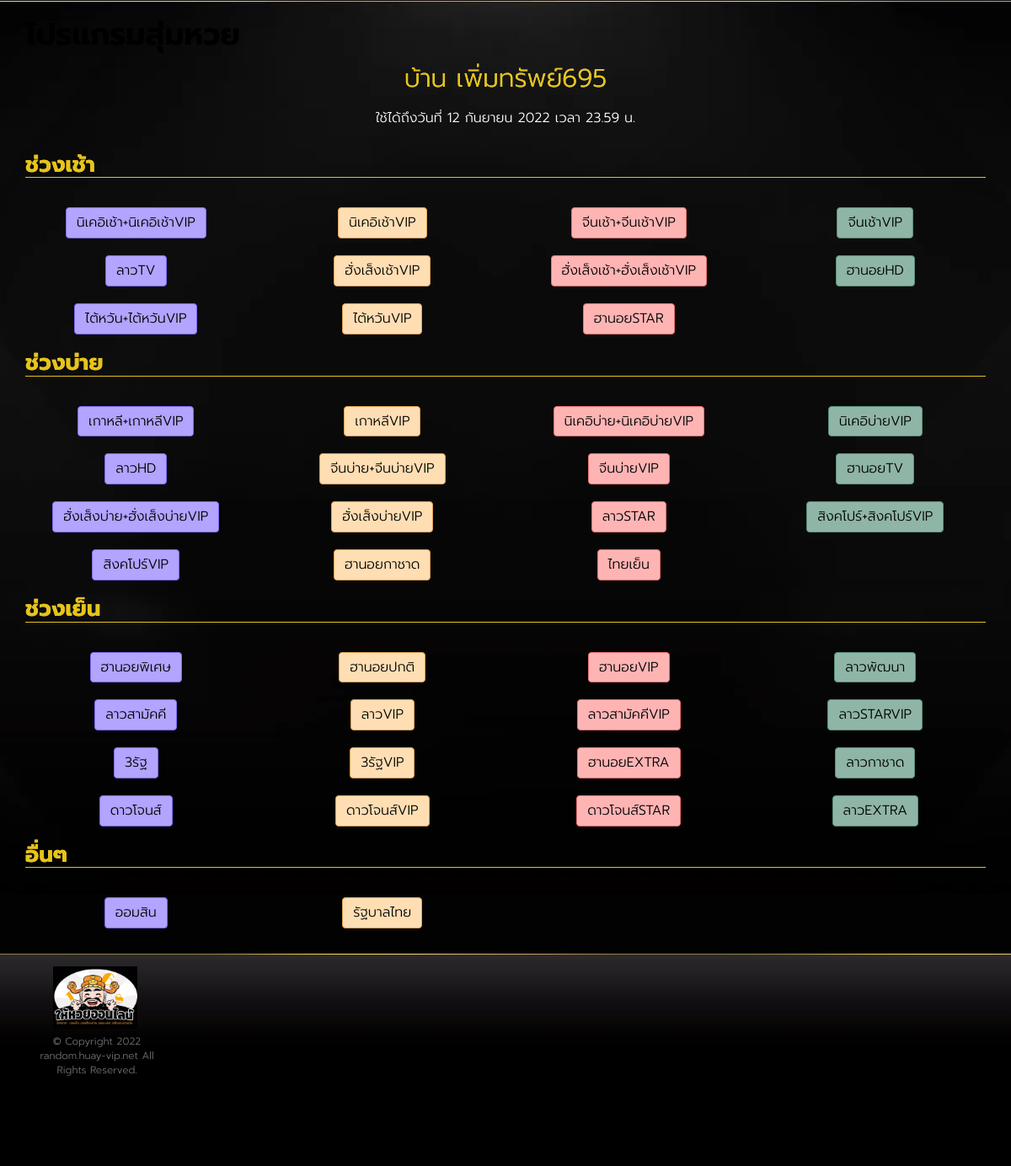
Page /permsub695 on the committed database.
### huayrandom/models.py (models this page shows, shortened)
class ProfileModel(models.Model):
    user = models.OneToOneField(User, on_delete=models.CASCADE)
    house_name = models.CharField(default='None', max_length=255)
    usertype = models.CharField(default='random', max_length=255)
    status = models.BooleanField(default=True)
    expire_date = models.DateTimeField(null=True, blank=True)
    credit_shop = models.BooleanField(default=True)
    random_mode = models.CharField(default='random_any', max_length=255)

class HuayListModel(models.Model):
    short_name = models.CharField(default='None', max_length=255)
    order_number = models.IntegerField(default=1,)
    full_name = models.CharField(default='None', max_length=255)
    page_name = models.CharField(default='None', max_length=255)
    time = models.TimeField()
    link = models.CharField(default='None', max_length=255)

### huayrandom/views.py (the view)
# urls.py: path('<str:username>', Home, name='home'),
def Home(request, username):
    context = {}
    context['username'] = username
    resultCheckExpire = CheckExpireDate(username)
    if resultCheckExpire == "ตัดสิทธิ์แล้ว":
        request.session['expire'] = 'ตัดสิทธิ์แล้ว'
    else:
        resultCheckExpire = ""
        userObject = User.objects.get(username=username)
        profileObject = ProfileModel.objects.get(user=userObject)
        day = profileObject.expire_date.strftime("%d")
        month = profileObject.expire_date.strftime("%m")
        year = profileObject.expire_date.strftime("%Y")
        thaiMonth = ConvertToThaiMonth(month)
        expireDateThai = "{} {} {}".format(day, thaiMonth, year)
        huayTypeObject = HuayTypeModel.objects.filter(user=userObject).order_by('huay_list__order_number')
        huayLinkMorningList = []
        btnColorList = []
        huayFullNameMorningList = []
        huayLinkAfternoonList = []
        huayFullNameAfternoonList = []
        huayLinkEveningList = []
        huayFullNameEveningList = []
        huayLinkOtherList = []
        huayFullNameOtherList = []
        i = 1
        listPurple = [1, 5, 9, 13, 17, 21, 25, 29]
        listOrange = [2, 6, 10, 14, 18, 22, 26, 30]
        listPink = [3, 7, 11, 15, 19, 23, 27, 31]
        listGreen = [4, 8, 12, 16, 20, 24, 28, 32]
        for item in huayTypeObject:
            time = str(item.huay_list.time)
            if time == "07:00:00":
                huayLinkMorningList.append(item.huay_list.link)
                huayFullNameMorningList.append(item.huay_list.full_name)
            elif time == "13:00:00":
                huayLinkAfternoonList.append(item.huay_list.link)
                huayFullNameAfternoonList.append(item.huay_list.full_name)
            elif time == "19:00:00":
                huayLinkEveningList.append(item.huay_list.link)
                huayFullNameEveningList.append(item.huay_list.full_name)
            elif time == "20:00:00":
                huayLinkOtherList.append(item.huay_list.link)
                huayFullNameOtherList.append(item.huay_list.full_name)
            if i in listPurple:
                btnColorList.append('purple')
            elif i in listOrange:
                btnColorList.append('orange')
            elif i in listPink:
                btnColorList.append('pink')
            elif i in listGreen:
                btnColorList.append('green')
            i += 1
        zipDataForLoopMorning = zip(
            huayFullNameMorningList, huayLinkMorningList, btnColorList)
        zipDataForLoopAfternoon = zip(
            huayFullNameAfternoonList, huayLinkAfternoonList, btnColorList)
        zipDataForLoopEvening = zip(
            huayFullNameEveningList, huayLinkEveningList, btnColorList)
        zipDataForLoopOther = zip(
            huayFullNameOtherList, huayLinkOtherList, btnColorList)
        context['houseNameThai'] = profileObject.house_name
        context['expireDateThai'] = expireDateThai
        context['zipDataForLoopMorning'] = zipDataForLoopMorning
        context['zipDataForLoopAfternoon'] = zipDataForLoopAfternoon
        context['zipDataForLoopEvening'] = zipDataForLoopEvening
        context['zipDataForLoopOther'] = zipDataForLoopOther
        if 'expire' in request.session:
            context['expire'] = request.session['expire']
            context['username'] = username
            request.session['expire'] = ''  # clear stuck error in session
        return render(request, 'index.html', context)

### huayrandom/views.py (called while the page is built)
def ConvertToThaiMonth(month):
    if month == '01':
        thaiMonth = 'มกราคม'
    elif month == '02':
        thaiMonth = 'กุมภาพันธ์'
    elif month == '03':
        thaiMonth = 'มีนาคม'
    elif month == '04':
        thaiMonth = 'เมษายน'
    elif month == '05':
        thaiMonth = 'พฤษภาคม'
    elif month == '06':
        thaiMonth = 'มิถุนายน'
    elif month == '07':
        thaiMonth = 'กรกฎาคม'
    elif month == '08':
        thaiMonth = 'สิงหาคม'
    elif month == '09':
        thaiMonth = 'กันยายน'
    elif month == '10':
        thaiMonth = 'ตุลาคม'
    elif month == '11':
        thaiMonth = 'พฤศจิกายน'
    elif month == '12':
        thaiMonth = 'ธันวาคม'
    return thaiMonth

def CheckExpireDate(username):
    try:
        userObject = User.objects.get(username=username)
        profileObject = ProfileModel.objects.get(user=userObject)
        expireDate = profileObject.expire_date
        expireDateNewFormat = expireDate.strftime("%Y%m%d%H%M")
        timeNow = datetime.now() + relativedelta(hours=7)
        currentTime = timeNow.strftime("%Y%m%d%H%M")
        if currentTime >= expireDateNewFormat:
            return "ตัดสิทธิ์แล้ว"
    except:
        pass

### huayrandom/templates/index.html (shortened to what this page needs)
{% extends 'component/layout.html' %}
{%block content%}
<div class="wrap">
  <section class="slot-home-body">
    <div class="container">
      <div>
        <h1 class="black-font">โปรแกรมสุ่มหวย</h1>
        <div class="shine-text font-size-30 text-center">บ้าน {{houseNameThai}}</div>
        <p class="text-center">ใช้ได้ถึงวันที่ {{expireDateThai}} เวลา 23.59 น. {{path}}</p>
      </div>
      <div class="row">
        <div class="col-md-12">
          <div class="top-slot-list">
            <div class="row">
              <div class="col-xs-12">
              <h2 class="title shine-text underline">ช่วงเช้า</h2>
              </div>
              {%for item1,item2,item3 in zipDataForLoopMorning%}
              <div class="col-lg-3 col-md-3 col-sm-3 col-xs-6 mt-5">
                <a href="/result/{{username}}/{{item2}}" class="btn btn-{{item3}}">{{item1}}</a>
              </div>
              {%endfor%}
            </div>
            <div class="row">
              <div class="col-xs-12">
              <h2 class="title shine-text underline">ช่วงบ่าย</h2>
              </div>
              {%for item1,item2,item3 in zipDataForLoopAfternoon%}
              <div class="col-lg-3 col-md-3 col-sm-3 col-xs-6 mt-5">
                <a href="/result/{{username}}/{{item2}}" class="btn btn-{{item3}}">{{item1}}</a>
              </div>
              {%endfor%}
            </div>
            <div class="row">
              <div class="col-xs-12">
              <h2 class="title shine-text underline">ช่วงเย็น</h2>
              </div>
              {%for item1,item2,item3 in zipDataForLoopEvening%}
              <div class="col-lg-3 col-md-3 col-sm-3 col-xs-6 mt-5">
                <a href="/result/{{username}}/{{item2}}" class="btn btn-{{item3}}">{{item1}}</a>
              </div>
              {%endfor%}
            </div>
            <div class="row">
              <div class="col-xs-12">
              <h2 class="title shine-text underline">อื่นๆ</h2>
              </div>
              {%for item1,item2,item3 in zipDataForLoopOther%}
              <div class="col-lg-3 col-md-3 col-sm-3 col-xs-6 mt-5">
                <a href="/result/{{username}}/{{item2}}" class="btn btn-{{item3}}">{{item1}}</a>
              </div>
              {%endfor%}
            </div>
          </div>
        </div>
      </div>
    </div>
  </section>
</div>
{%endblock content%}

### static/assets/css/style.css (style rules this page uses)
body { background: #030203; color: #fff; font-family: 'Prompt-Light'; font-size: 21px; }
h1, h2, h3 { color: #e6c41a; font-family: 'Prompt' }
h2.title, h3.title { font-size: 26px; border-bottom: 1px solid #e6c41a }
a { color: #fff; -moz-transition: ease .3s; -o-transition: ease .3s; -webkit-transition: ease .3s; transition: ease .3s }
p { font-family: Helvetica, Arial, sans-sarif; font-size: 16px; line-height: 1.4 }
.wrap { background: url("/static/images/background/bkg_livecasino.webp") top center no-repeat; padding-top: 1px }
.shine-text { background: linear-gradient(to right, #e6c41a 20%, #ffffff 40%, #ffffff 60%, #e6c41a 80%); background-size: 200% auto; color: #e6c41a; background-clip: text; text-fill-color: transparent; -webkit-background-clip: text; animation: shine 2s linear infinite; margin-bottom: 15px }
.btn { font-size: 22px }

### static/assets/css/style-custom.css (style rules this page uses)
body { font-family: "Prompt-Light" !important; font-size: 10px; background-image: url("/static/images/background/bdg.webp"); }
.black-font { color:black; }
.btn-purple { color:#000; background-color: #B2A4FF; border-color:#7f6bf5; }
.btn-pink { color:#000; background-color: #FFB4B4; border-color:#ee7272; }
.btn-orange { color:#000; background-color: #FFDEB4; border-color:#e1a250; }
.btn-green { color:#000; background-color: #8fb5a6; border-color:#5A8F7B; }
p { font-family: "Prompt-Light", sans-serif !important; }
.mt-5 { margin-top: 20px; }
.btn { font-size: 16px; }
.font-size-30 { font-size: 30px !important; }
.row .col-lg-3, .row .col-md-4, .row .col-sm-6 { justify-content: center; display: flex; }

### rows in the picture
ProfileModel: house_name "เพิ่มทรัพย์695"
HuayListModel: zipDataForLoopMorning "นิเคอิเช้า+นิเคอิเช้าVIP"
HuayListModel: zipDataForLoopMorning "นิเคอิเช้าVIP"
HuayListModel: zipDataForLoopMorning "จีนเช้า+จีนเช้าVIP"
HuayListModel: zipDataForLoopMorning "จีนเช้าVIP"
HuayListModel: zipDataForLoopMorning "ลาวTV"
HuayListModel: zipDataForLoopMorning "ฮั่งเส็งเช้าVIP"
HuayListModel: zipDataForLoopMorning "ฮั่งเส็งเช้า+ฮั่งเส็งเช้าVIP"
HuayListModel: zipDataForLoopMorning "ฮานอยHD"
HuayListModel: zipDataForLoopMorning "ไต้หวัน+ไต้หวันVIP"
HuayListModel: zipDataForLoopMorning "ไต้หวันVIP"
HuayListModel: zipDataForLoopMorning "ฮานอยSTAR"
HuayListModel: zipDataForLoopAfternoon "เกาหลี+เกาหลีVIP"
HuayListModel: zipDataForLoopAfternoon "เกาหลีVIP"
HuayListModel: zipDataForLoopAfternoon "นิเคอิบ่าย+นิเคอิบ่ายVIP"
HuayListModel: zipDataForLoopAfternoon "นิเคอิบ่ายVIP"
HuayListModel: zipDataForLoopAfternoon "ลาวHD"
HuayListModel: zipDataForLoopAfternoon "จีนบ่าย+จีนบ่ายVIP"
HuayListModel: zipDataForLoopAfternoon "จีนบ่ายVIP"
HuayListModel: zipDataForLoopAfternoon "ฮานอยTV"
HuayListModel: zipDataForLoopAfternoon "ฮั่งเส็งบ่าย+ฮั่งเส็งบ่ายVIP"
HuayListModel: zipDataForLoopAfternoon "ฮั่งเส็งบ่ายVIP"
HuayListModel: zipDataForLoopAfternoon "ลาวSTAR"
HuayListModel: zipDataForLoopAfternoon "สิงคโปร์+สิงคโปร์VIP"
HuayListModel: zipDataForLoopAfternoon "สิงคโปร์VIP"
HuayListModel: zipDataForLoopAfternoon "ฮานอยกาชาด"
HuayListModel: zipDataForLoopAfternoon "ไทยเย็น"
HuayListModel: zipDataForLoopEvening "ฮานอยพิเศษ"
HuayListModel: zipDataForLoopEvening "ฮานอยปกติ"
HuayListModel: zipDataForLoopEvening "ฮานอยVIP"
HuayListModel: zipDataForLoopEvening "ลาวพัฒนา"
HuayListModel: zipDataForLoopEvening "ลาวสามัคคี"
HuayListModel: zipDataForLoopEvening "ลาวVIP"
HuayListModel: zipDataForLoopEvening "ลาวสามัคคีVIP"
HuayListModel: zipDataForLoopEvening "ลาวSTARVIP"
HuayListModel: zipDataForLoopEvening "3รัฐ"
HuayListModel: zipDataForLoopEvening "3รัฐVIP"
HuayListModel: zipDataForLoopEvening "ฮานอยEXTRA"
HuayListModel: zipDataForLoopEvening "ลาวกาชาด"
HuayListModel: zipDataForLoopEvening "ดาวโจนส์"
HuayListModel: zipDataForLoopEvening "ดาวโจนส์VIP"
HuayListModel: zipDataForLoopEvening "ดาวโจนส์STAR"
HuayListModel: zipDataForLoopEvening "ลาวEXTRA"
HuayListModel: zipDataForLoopOther "ออมสิน"
HuayListModel: zipDataForLoopOther "รัฐบาลไทย"

### other values in the picture
{{ expireDateThai }} "12 กันยายน 2022"
